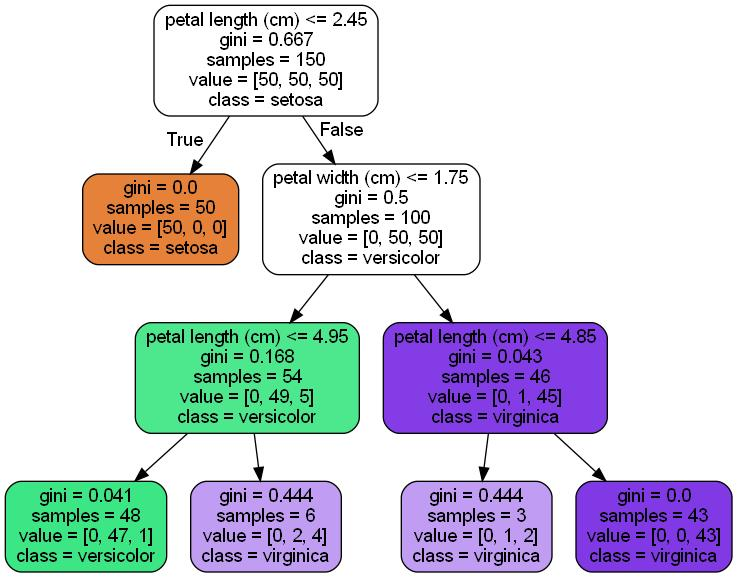

This chart was generated by the following Python code:

import IPython as IP
IP.get_ipython().run_line_magic('reset', '-sf')

#%% import modules and set default fonts and colors

"""
Default plot formatting code for Austin Downey's series of open-source notes/
books. This common header is used to set the fonts and format.

Header file last updated May 16, 2024
"""

import numpy as np
import scipy as sp
import matplotlib.pyplot as plt
import matplotlib as mpl


# set default fonts and plot colors
plt.rcParams.update({'text.usetex': True})
plt.rcParams.update({'image.cmap': 'viridis'})
plt.rcParams.update({'font.serif':['Times New Roman', 'Times', 'DejaVu Serif',
 'Bitstream Vera Serif', 'Computer Modern Roman', 'New Century Schoolbook',
 'Century Schoolbook L',  'Utopia', 'ITC Bookman', 'Bookman', 
 'Nimbus Roman No9 L', 'Palatino', 'Charter', 'serif']})
plt.rcParams.update({'font.family':'serif'})
plt.rcParams.update({'font.size': 10})
plt.rcParams.update({'mathtext.rm': 'serif'})
# I don't think I need this next line as its set to 'stixsans' above. 
plt.rcParams.update({'mathtext.fontset': 'custom'}) 
cc = plt.rcParams['axes.prop_cycle'].by_key()['color']
## End of plot formatting code

plt.close('all')

#%% Load special modules as needed

import sklearn as sk
from sklearn.datasets import load_iris
import graphviz as graphviz

from sklearn.tree import export_graphviz

plt.close('all')




#%% Train and plot a decision tree classifier

# set a seed
np.random.seed(2)

# loat the data
iris = load_iris()
X = iris.data[:, 2:] # petal length and width
y = iris.target

# train the decision tree
tree_clf = sk.tree.DecisionTreeClassifier(max_depth=3, random_state=42)
tree_clf.fit(X, y)

# create the export file for graphviz and export it. The file is exported as a 
# .DOT file and can be viewed in an online viewer https://dreampuf.github.io/GraphvizOnline/
export_graphviz(
        tree_clf,
        out_file="iris_tree.dot",
        feature_names=iris.feature_names[2:],
        class_names=iris.target_names,
        rounded=True,
        filled=True
    )


# We can load the file back in
s = graphviz.Source.from_file('iris_tree.dot')



# export the image to a jpg
s.render('Iris_decision_tree', format='jpg',view=True)
